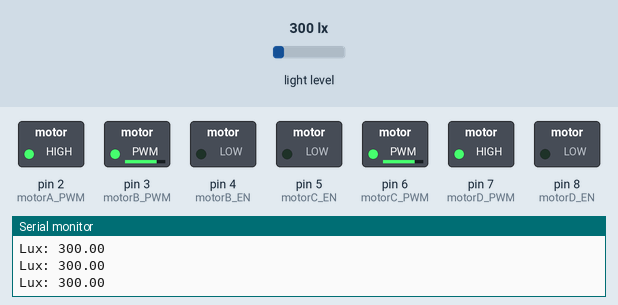
A sketch run on a simulated Arduino Uno, built with avr-gcc and run on an emulated ATmega328P. Shown: switched loads named in the sketch (green lamp = pin HIGH), the last lines printed to the serial monitor. The inputs (shaded band) are chosen by the test bench; at power-on: light level 300 lx.

Above: at 1.3 s.
1.4 s: light level set to 222 lx
2.9 s: light level set to 192 lx
At 4.0 s:
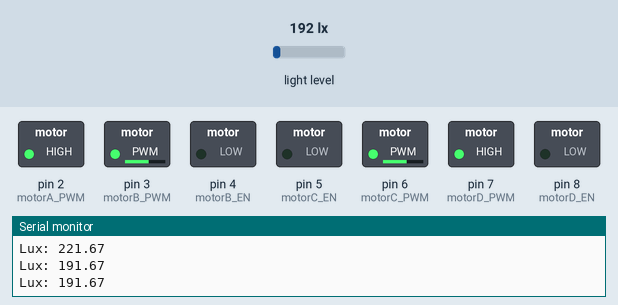
4.5 s: light level set to 105 lx
6.0 s: light level set to 91 lx
At 6.5 s:
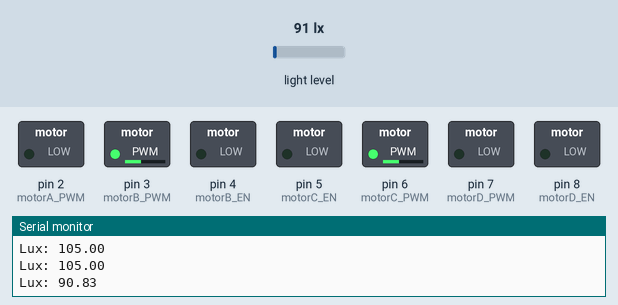
7.5 s: light level set to 54 lx
9.0 s: light level set to 46 lx
At 10.2 s:
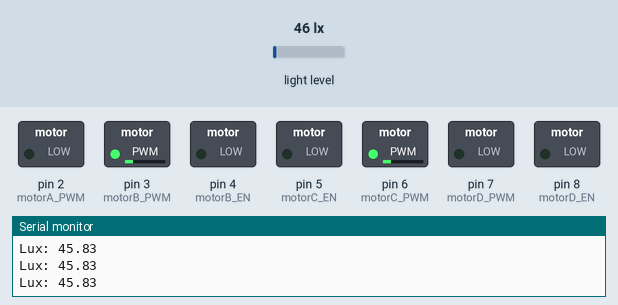
Timing chart, 0 to 11.5 s (numbered marks = the images above; inputs shaded):
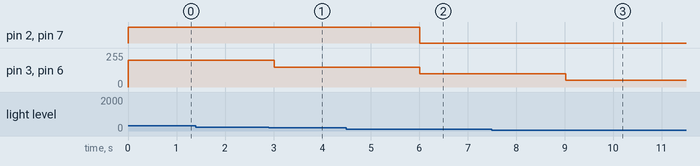

Measured:
- the behaviour switches between 201 and 200 lx on light level (found by bisection; images 0 and 1)
- the behaviour switches between 101 and 100 lx on light level (found by bisection; images 1 and 2)
- the behaviour switches between 51 and 50 lx on light level (found by bisection; images 2 and 3)
- after the input at 2.9 s, pin 3 (motorB_PWM), pin 6 (motorC_PWM): 200/255 → 150/255 after 0.11 s
- after the input at 6.0 s, pin 2 (motorA_PWM), pin 7 (motorD_PWM): HIGH → LOW at once; pin 3 (motorB_PWM), pin 6 (motorC_PWM): 150/255 → 100/255 at once
- after the input at 9.0 s, pin 3 (motorB_PWM), pin 6 (motorC_PWM): 100/255 → 50/255 at once

The sketch:

Teste-6-lux-com-movimentacao.ino
```cpp
#include <Wire.h>
#include <BH1750.h>

// === Pinos do motor ===
const int motorA_EN = 1;  // Frente esquerda
const int motorA_PWM = 2;

const int motorB_EN = 4;  // Frente direita
const int motorB_PWM = 3;

const int motorC_EN = 5;  // Trás esquerda
const int motorC_PWM = 6;

const int motorD_EN = 8;  // Trás direita
const int motorD_PWM = 7;

// === Sensor BH1750 ===
const unsigned int SDA_15 = 20;
const unsigned int SCL_15 = 21;
BH1750 lightMeter;

// === Variáveis de movimento ===
int LeftFront = 0;
int RightFront = 0;
int LeftBack = 0;
int RightBack = 0;
int velocidade = 0;

// === Prototipação das funções (resolve o erro) ===
void setMotor(int enPin, int pwmPin, int velocidade);
void velocidadePorLux();

// === Setup ===
void setup() {
  Serial.begin(9600);

  pinMode(motorA_EN, OUTPUT);
  pinMode(motorA_PWM, OUTPUT);
  pinMode(motorB_EN, OUTPUT);
  pinMode(motorB_PWM, OUTPUT);
  pinMode(motorC_EN, OUTPUT);
  pinMode(motorC_PWM, OUTPUT);
  pinMode(motorD_EN, OUTPUT);
  pinMode(motorD_PWM, OUTPUT);

  Wire.setSDA(SDA_15);
  Wire.setSCL(SCL_15);
  Wire.begin();

  if (!lightMeter.begin()) {
    Serial.println("Erro ao iniciar BH1750!");
    while (1);
  }
}

// === Loop ===
void loop() {
  velocidadePorLux();

  LeftFront = velocidade;
  RightFront = velocidade;
  LeftBack = velocidade;
  RightBack = velocidade;

  // Atualiza os motores
  setMotor(motorA_EN, motorA_PWM, LeftFront);
  setMotor(motorB_EN, motorB_PWM, RightFront);
  setMotor(motorC_EN, motorC_PWM, LeftBack);
  setMotor(motorD_EN, motorD_PWM, RightBack);

  delay(500);
}

// === Função que ajusta a velocidade com base na luz ===
void velocidadePorLux() {
  float lux = lightMeter.readLightLevel();
  Serial.print("Lux: ");
  Serial.println(lux);

  if (lux > 300) {
    velocidade = 255;
  } else if (lux > 200) {
    velocidade = 200;
  } else if (lux > 100) {
    velocidade = 150;
  } else if (lux > 50) {
    velocidade = 100;
  } else {
    velocidade = 50;
  }
}

// === Função para controlar motores com direção ===
void setMotor(int enPin, int pwmPin, int velocidade) {
  int veloAbs = abs(velocidade);

  if (velocidade > 0) {
    analogWrite(enPin, 0);         // Sentido horário
    analogWrite(pwmPin, veloAbs);
  } else if (velocidade < 0) {
    analogWrite(enPin, veloAbs);   // Sentido anti-horário
    analogWrite(pwmPin, 0);
  } else {
    analogWrite(pwmPin, 0);        // Parado
    analogWrite(enPin, 0);
  }
}
```
